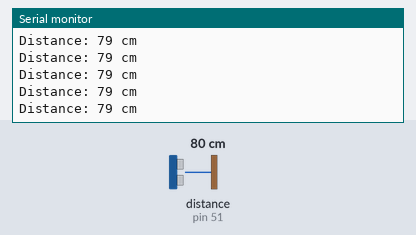
Recording of a sketch running on a simulated Arduino Mega 2560, built with avr-gcc and run on an emulated ATmega2560. Parts: the last lines printed to the serial monitor. Wiring (inferred from the names in the program): ultrasonic range finder: trigger pin 50; echo pin 51. The inputs (shaded band) are chosen by the test bench; at power-on: distance to the obstacle (sensor on pin 51) 80 cm. The echo pulse lasts 58.3 µs per cm.

Above: at 1.2 s.
1.3 s: distance to the obstacle (sensor on pin 51) set to 2 cm
At 2.1 s:
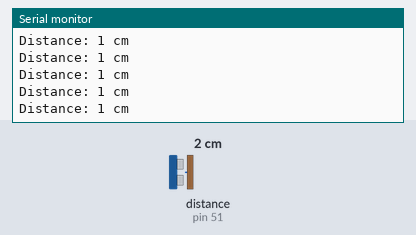
4.3 s: distance to the obstacle (sensor on pin 51) set to 18 cm
At 5.2 s:
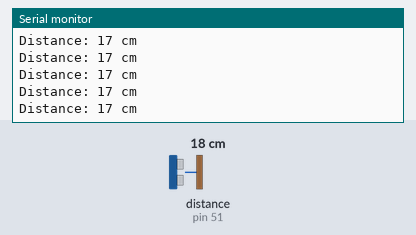
7.3 s: distance to the obstacle (sensor on pin 51) set to 120 cm
At 8.2 s:
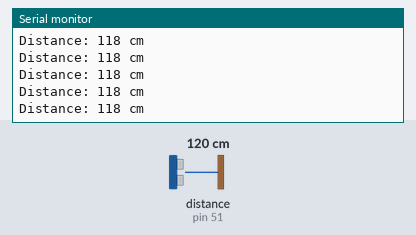
10.3 s: distance to the obstacle (sensor on pin 51) set to 4 cm
At 11.3 s:
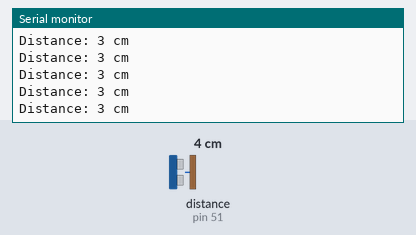
13.3 s: distance to the obstacle (sensor on pin 51) set to 35 cm
At 14.1 s:
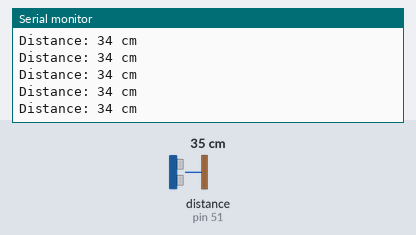
16.3 s: distance to the obstacle (sensor on pin 51) set to 9 cm
At 17.0 s:
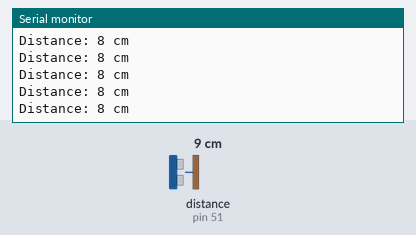
Timing chart, 0 to 19.3 s (numbered marks = the images above; inputs shaded):
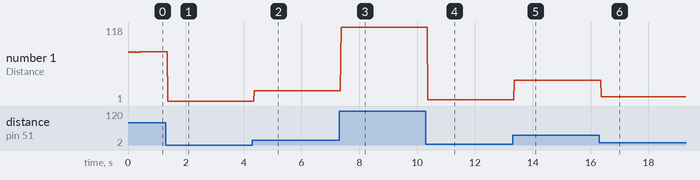

Measured:
- after the input at 1.3 s, the serial monitor: prints a new line after 0.07 s (image 1)
- after the input at 4.3 s, the serial monitor: prints a new line after 0.06 s (image 2)
- after the input at 7.3 s, the serial monitor: prints a new line after 0.07 s (image 3)
- after the input at 10.3 s, the serial monitor: prints a new line after 0.06 s (image 4)
- after the input at 13.3 s, the serial monitor: prints a new line after 0.06 s (image 5)
- after the input at 16.3 s, the serial monitor: prints a new line after 0.06 s (image 6)
- plotted number 1: 79 → 1 after the input at 1.3 s, 1 → 17 after the input at 4.3 s, 17 → 118 after the input at 7.3 s, 118 → 3 after the input at 10.3 s, 3 → 34 after the input at 13.3 s

The sketch:

sonar_sensor_check_code.ino
```cpp
const int trigPin = 50;  // Trigger pin of the sensor connected to digital pin 9
const int echoPin = 51; // Echo pin of the sensor connected to digital pin 10

void setup() {
  Serial.begin(9600);
  pinMode(trigPin, OUTPUT);
  pinMode(echoPin, INPUT);
}

void loop() {
  long duration, distance;

  // Clear the trigger pin
  digitalWrite(trigPin, LOW);
  delayMicroseconds(2);

  // Send a pulse to trigger the sensor
  digitalWrite(trigPin, HIGH);
  delayMicroseconds(10);
  digitalWrite(trigPin, LOW);

  // Measure the echo duration in microseconds
  duration = pulseIn(echoPin, HIGH);

  // Calculate the distance
  distance = duration * 0.034 / 2;  // Speed of sound is 340 m/s, divide by 2 for a round trip

  // Print the distance to the Serial Monitor
  Serial.print("Distance: ");
  Serial.print(distance);
  Serial.println(" cm");

  delay(10);  // Pause for a moment before the next reading
}
```
